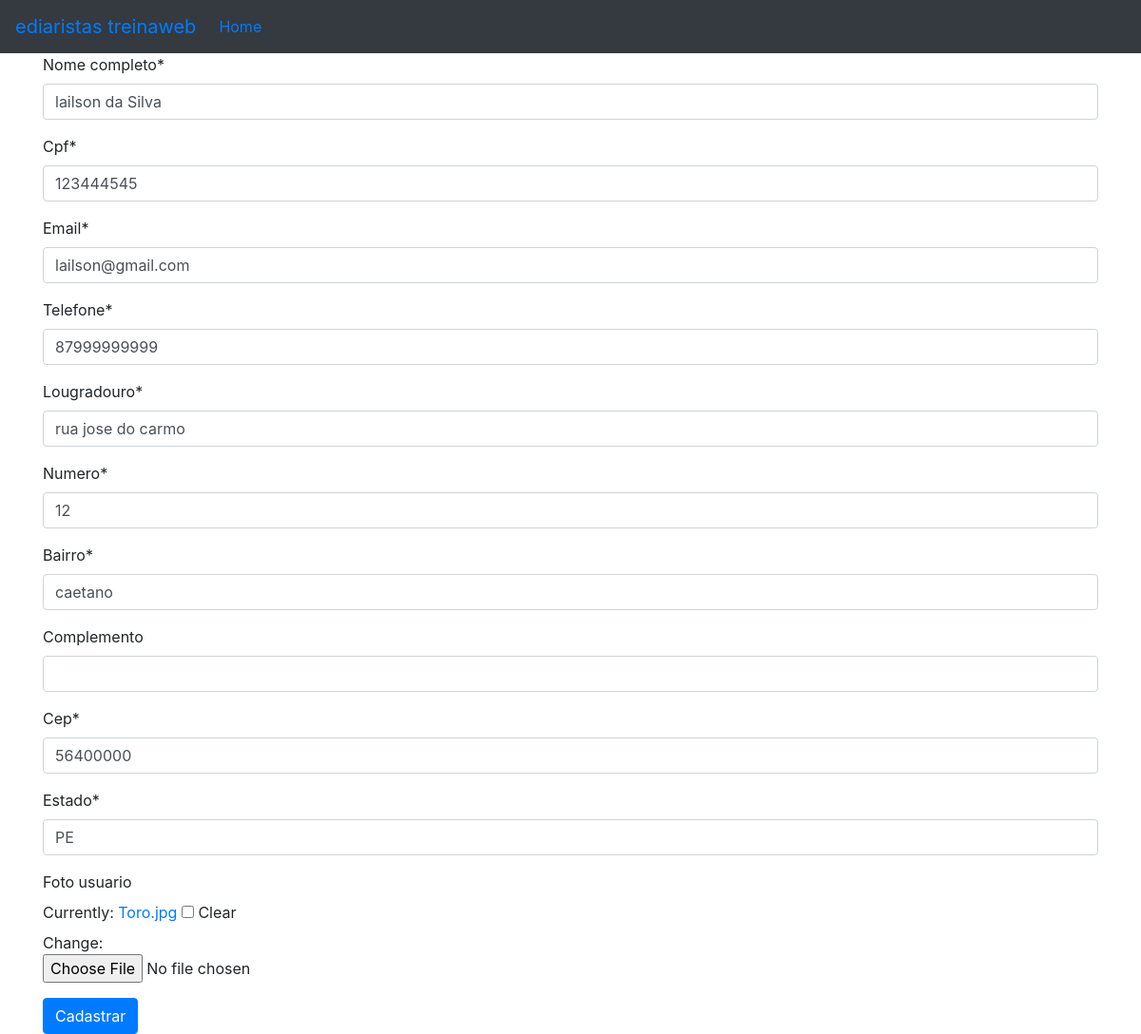
Page /web/editar_diarista/2 on the committed database.
### web/models.py (models this page shows)
class Diarista(models.Model):
    nome_completo = models.CharField(max_length=100, null=False, blank=False)
    cpf = models.CharField(max_length=11, null=False, blank= False)
    email = models.EmailField(null=False, blank=False)
    telefone = models.CharField(max_length=11, null=False, blank=False)
    lougradouro = models.CharField(max_length=60, null=False, blank=False)
    numero = models.IntegerField(null=False, blank=False)
    bairro = models.CharField(max_length=30, null=False, blank=False)
    complemento = models.CharField(max_length=30, null=False, blank=True)
    cep = models.CharField(max_length=8, blank=False)
    estado = models.CharField(max_length=2, null=False, blank=False)
    codigo_ibge = models.IntegerField(null=False, blank=False)
    foto_usuario = models.ImageField(null=False, blank=True)
    objetos = models.Manager()

### web/views.py (the view)
# urls.py: path('editar_diarista/<int:diarista_id>', views.editar_diarista, name='editar_diarista'),
def editar_diarista(request, diarista_id):
    diarista = Diarista.objetos.get(id=diarista_id)
    if request.method == 'POST':
        form_diarista = diarista_form.DiaristaForm(request.POST or None, request.FILES, instance=diarista)
        if form_diarista.is_valid():
            form_diarista.save()
            return redirect('listar_diarista')
    else:
        form_diarista = diarista_form.DiaristaForm(instance=diarista)
    return render(request, 'form_diarista.html', {'form_diarista': form_diarista})

### web/forms/diarista_form.py (shortened to what this page needs)
class DiaristaForm(forms.ModelForm):
    cpf = forms.CharField(widget=forms.TextInput(attrs={'data-mask': "000.000.000-00"}))
    cep = forms.CharField(widget=forms.TextInput(attrs={'data-mask': "00000-000"}))
    telefone = forms.CharField(widget=forms.TextInput(attrs={'data-mask': "(00) 00000-0000"}))
    class Meta:
        model = Diarista
        exclude= ('codigo_ibge',)

### web/templates/form_diarista.html (shortened to what this page needs)
{% extends 'base.html' %}
{% load crispy_forms_tags %}
{% block conteudo %}
<form method="post" enctype="multipart/form-data">
    {{form_diarista|crispy}}
    <button type="submit" class="btn btn-primary">
        Cadastrar
    </button>
</form>
{% endblock conteudo %}

### rows in the picture
Diarista: nome_completo "lailson da Silva", cpf "123444545", email "lailson@gmail.com", telefone "87999999999", lougradouro "rua jose do carmo", numero "12", bairro "caetano", cep "56400000", estado "PE"
